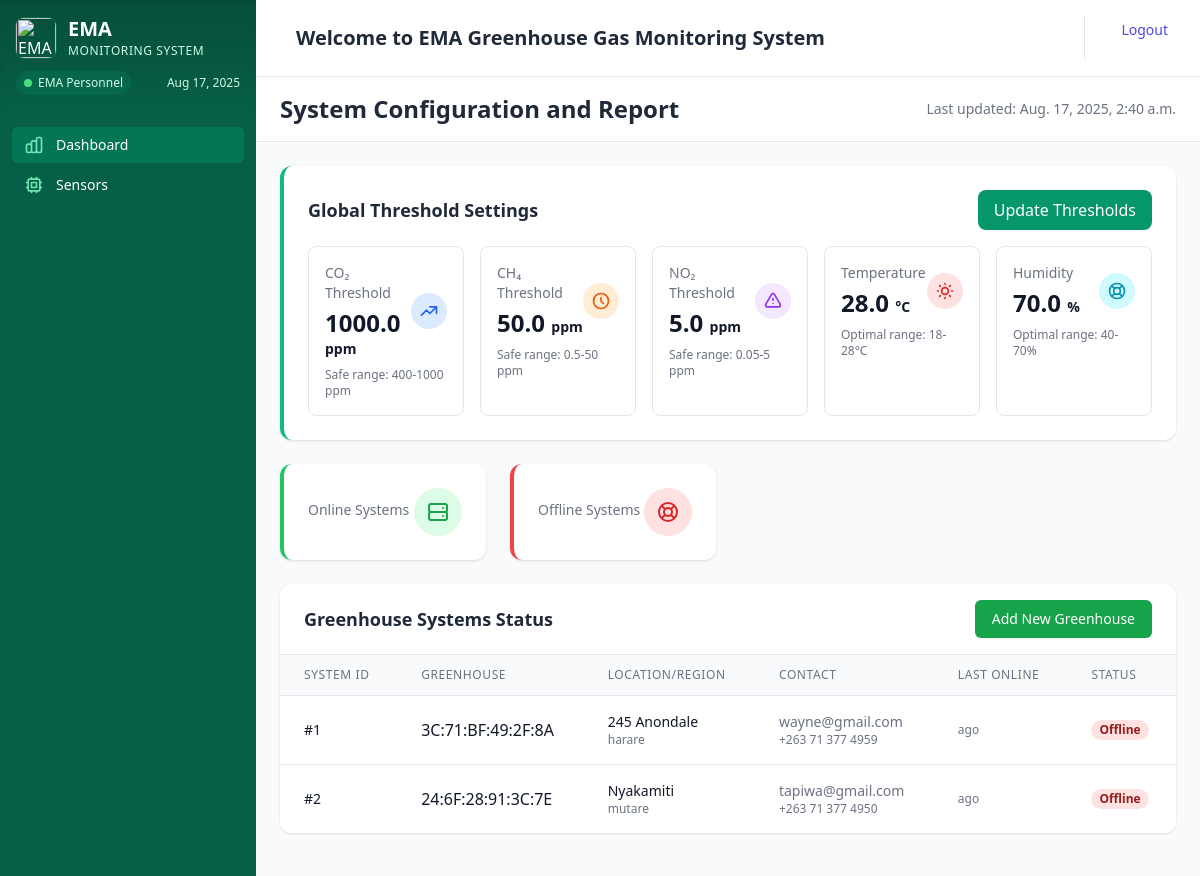
Page /system-health/ on the committed database.
### main_application/models.py (models this page shows, shortened)
class Thresholds(models.Model):
    co2_threshold = models.FloatField(
        default=1000,
        help_text="Maximum CO₂ concentration in ppm"
    )
    ch4_threshold = models.FloatField(
        default=50,
        help_text="Maximum CH₄ concentration in ppm"
    )
    no2_threshold = models.FloatField(
        default=5,
        help_text="Maximum NO₂ concentration in ppm"
    )
    temperature = models.FloatField(
        default=28,
        help_text="Maximum temperature in °C"
    )
    humidity = models.FloatField(
        default=70,
        help_text="Maximum humidity percentage"
    )
    updated_at = models.DateTimeField(auto_now=True)
    class Meta:
        verbose_name_plural = "Thresholds"

class Greenhouse(models.Model):
    region = models.CharField(max_length=50, choices=[
        ('harare', 'Harare'),
        ('bulawayo', 'Bulawayo'),
        ('mutare', 'Mutare')
    ])
    location = models.CharField(max_length=100)
    owner_name = models.CharField(max_length=100)
    owner_email = models.EmailField()
    owner_phone = models.CharField(max_length=20)
    esp32_id = models.CharField(max_length=50, unique=True)

### main_application/views.py (the view)
# urls.py: path('system-health/', views.system_health, name='system_health'),
def system_health(request):
    systems = Greenhouse.objects.all()
    thresholds= Thresholds.objects.last()
    systems_count = systems.count()
    active_systems_count = 0
    inactive_systems_count = systems_count - active_systems_count
    return render(request, 'system_health.html', {
        'systems': systems,
        'systems_count': systems_count,
        'active_systems_count': active_systems_count,
        'inactive_systems_count': inactive_systems_count,
        "thresholds":thresholds,
    })

### templates/system_health.html (shortened to what this page needs)
{% extends 'base.html' %}
{% load static %}
{% block content %}
<div class="flex h-screen bg-gray-50">
  <div class="flex-1 overflow-auto">
        <header class="flex items-center justify-between px-6 py-4 bg-white border-b">
            <h1 class="text-2xl font-bold text-gray-800">System Configuration and Report</h1>
            <span class="text-sm text-gray-500">Last updated: {% now "DATETIME_FORMAT" %}</span>
        </header>
        <main class="p-6 bg-gray-50">
            <div class="bg-white p-6 rounded-xl shadow mb-6 border-l-4 border-emerald-500">
                <div class="flex justify-between items-center mb-4">
                    <h2 class="text-lg font-semibold text-gray-800">Global Threshold Settings</h2>
                    <button class="px-4 py-2 bg-emerald-600 text-white rounded-lg hover:bg-emerald-700">
                        <a href=" http://127.0.0.1:8000/admin/main_application/thresholds/1/change/"
                        target="_blank"
                        rel="noopener noreferrer"
                        class="">
                            Update Thresholds
                        </a>
                    </button>
                </div>
                <div class="grid grid-cols-1 md:grid-cols-2 lg:grid-cols-5 gap-4">
                    <div class="border rounded-lg p-4">
                        <div class="flex items-center justify-between">
                            <div>
                                <p class="text-sm font-medium text-gray-500">CO₂ Threshold</p>
                                <p class="mt-1 text-2xl font-semibold text-gray-900">
                                    {{ thresholds.co2_threshold }} <span class="text-sm">ppm</span>
                                </p>
                            </div>
                            <div class="p-2 rounded-full bg-blue-100 text-blue-600">
                                <svg class="w-5 h-5" fill="none" stroke="currentColor" viewBox="0 0 24 24">
                                    <path stroke-linecap="round" stroke-linejoin="round" stroke-width="2" d="M13 7h8m0 0v8m0-8l-8 8-4-4-6 6"/>
                                </svg>
                            </div>
                        </div>
                        <p class="mt-2 text-xs text-gray-500">Safe range: 400-1000 ppm</p>
                    </div>
                    <div class="border rounded-lg p-4">
                        <div class="flex items-center justify-between">
                            <div>
                                <p class="text-sm font-medium text-gray-500">CH₄ Threshold</p>
                                <p class="mt-1 text-2xl font-semibold text-gray-900">
                                    {{ thresholds.ch4_threshold }} <span class="text-sm">ppm</span>
                                </p>
                            </div>
                            <div class="p-2 rounded-full bg-orange-100 text-orange-600">
                                <svg class="w-5 h-5" fill="none" stroke="currentColor" viewBox="0 0 24 24">
                                    <path stroke-linecap="round" stroke-linejoin="round" stroke-width="2" d="M12 8v4l3 3m6-3a9 9 0 11-18 0 9 9 0 0118 0z"/>
                                </svg>
                            </div>
                        </div>
                        <p class="mt-2 text-xs text-gray-500">Safe range: 0.5-50 ppm</p>
                    </div>
                    <div class="border rounded-lg p-4">
                        <div class="flex items-center justify-between">
                            <div>
                                <p class="text-sm font-medium text-gray-500">NO₂ Threshold</p>
                                <p class="mt-1 text-2xl font-semibold text-gray-900">
                                    {{ thresholds.no2_threshold }} <span class="text-sm">ppm</span>
                                </p>
                            </div>
                            <div class="p-2 rounded-full bg-purple-100 text-purple-600">
                                <svg class="w-5 h-5" fill="none" stroke="currentColor" viewBox="0 0 24 24">
                                    <path stroke-linecap="round" stroke-linejoin="round" stroke-width="2" d="M12 9v2m0 4h.01m-6.938 4h13.856c1.54 0 2.502-1.667 1.732-3L13.732 4c-.77-1.333-2.694-1.333-3.464 0L3.34 16c-.77 1.333.192 3 1.732 3z"/>
                                </svg>
                            </div>
                        </div>
                        <p class="mt-2 text-xs text-gray-500">Safe range: 0.05-5 ppm</p>
                    </div>
                    <div class="border rounded-lg p-4">
                        <div class="flex items-center justify-between">
                            <div>
                                <p class="text-sm font-medium text-gray-500">Temperature</p>
                                <p class="mt-1 text-2xl font-semibold text-gray-900">
                                    {{ thresholds.temperature }} <span class="text-sm">°C</span>
                                </p>
                            </div>
                            <div class="p-2 rounded-full bg-red-100 text-red-600">
                                <svg class="w-5 h-5" fill="none" stroke="currentColor" viewBox="0 0 24 24">
                                    <path stroke-linecap="round" stroke-linejoin="round" stroke-width="2" d="M12 3v1m0 16v1m9-9h-1M4 12H3m15.364 6.364l-.707-.707M6.343 6.343l-.707-.707m12.728 0l-.707.707M6.343 17.657l-.707.707M16 12a4 4 0 11-8 0 4 4 0 018 0z"/>
                                </svg>
                            </div>
                        </div>
                        <p class="mt-2 text-xs text-gray-500">Optimal range: 18-28°C</p>
                    </div>
                    <div class="border rounded-lg p-4">
                        <div class="flex items-center justify-between">
                            <div>
                                <p class="text-sm font-medium text-gray-500">Humidity</p>
                                <p class="mt-1 text-2xl font-semibold text-gray-900">
                                    {{ thresholds.humidity }} <span class="text-sm">%</span>
                                </p>
                            </div>
                            <div class="p-2 rounded-full bg-cyan-100 text-cyan-600">
                                <svg class="w-5 h-5" fill="none" stroke="currentColor" viewBox="0 0 24 24">
                                    <path stroke-linecap="round" stroke-linejoin="round" stroke-width="2" d="M18.364 5.636l-3.536 3.536m0 5.656l3.536 3.536M9.172 9.172L5.636 5.636m3.536 9.192l-3.536 3.536M21 12a9 9 0 11-18 0 9 9 0 0118 0zm-5 0a4 4 0 11-8 0 4 4 0 018 0z"/>
                                </svg>
                            </div>
                        </div>
                        <p class="mt-2 text-xs text-gray-500">Optimal range: 40-70%</p>
                    </div>
                </div>
            </div>
<div class="grid grid-cols-1 md:grid-cols-4 gap-6 mb-6">
    <div class="bg-white p-6 rounded-xl shadow border-l-4 border-green-500">
        <div class="flex items-center justify-between">
            <div>
                <p class="text-sm font-medium text-gray-500">Online Systems</p>
            </div>
            <div class="p-3 rounded-full bg-green-100 text-green-600">
                <svg class="w-6 h-6" fill="none" stroke="currentColor" viewBox="0 0 24 24">
                    <path stroke-linecap="round" stroke-linejoin="round" stroke-width="2" d="M5 12h14M5 12a2 2 0 01-2-2V6a2 2 0 012-2h14a2 2 0 012 2v4a2 2 0 01-2 2M5 12a2 2 0 00-2 2v4a2 2 0 002 2h14a2 2 0 002-2v-4a2 2 0 00-2-2m-2-4h.01M17 16h.01"/>
                </svg>
            </div>
        </div>
    </div>
    <div class="bg-white p-6 rounded-xl shadow border-l-4 border-red-500">
        <div class="flex items-center justify-between">
            <div>
                <p class="text-sm font-medium text-gray-500">Offline Systems</p>
            </div>
            <div class="p-3 rounded-full bg-red-100 text-red-600">
                <svg class="w-6 h-6" fill="none" stroke="currentColor" viewBox="0 0 24 24">
                    <path stroke-linecap="round" stroke-linejoin="round" stroke-width="2" d="M18.364 5.636l-3.536 3.536m0 5.656l3.536 3.536M9.172 9.172L5.636 5.636m3.536 9.192l-3.536 3.536M21 12a9 9 0 11-18 0 9 9 0 0118 0zm-5 0a4 4 0 11-8 0 4 4 0 018 0z"/>
                </svg>
            </div>
        </div>
    </div>
</div>
<div class="bg-white rounded-xl shadow overflow-hidden mb-6">
    <div class="px-6 py-4 border-b border-gray-200 flex justify-between items-center">
        <h2 class="text-lg font-semibold text-gray-800">Greenhouse Systems Status</h2>
        <a href="http://127.0.0.1:8000/admin/main_application/greenhouse/add/"
        target="_blank"
         rel="noopener noreferrer"
           class="inline-flex items-center px-4 py-2 border border-transparent text-sm font-medium rounded-md shadow-sm text-white bg-green-600 hover:bg-green-700 focus:outline-none focus:ring-2 focus:ring-offset-2 focus:ring-green-500">
            Add New Greenhouse
        </a>
    </div>
    <div class="overflow-x-auto">
        <table class="min-w-full divide-y divide-gray-200">
            <thead class="bg-gray-50">
                <tr>
                    <th scope="col" class="px-6 py-3 text-left text-xs font-medium text-gray-500 uppercase tracking-wider">System ID</th>
                    <th scope="col" class="px-6 py-3 text-left text-xs font-medium text-gray-500 uppercase tracking-wider">Greenhouse</th>
                    <th scope="col" class="px-6 py-3 text-left text-xs font-medium text-gray-500 uppercase tracking-wider">Location/Region</th>
                    <th scope="col" class="px-6 py-3 text-left text-xs font-medium text-gray-500 uppercase tracking-wider">Contact</th>
                    <th scope="col" class="px-6 py-3 text-left text-xs font-medium text-gray-500 uppercase tracking-wider">Last Online</th>
                    <th scope="col" class="px-6 py-3 text-left text-xs font-medium text-gray-500 uppercase tracking-wider">Status</th>
                </tr>
            </thead>
            <tbody class="bg-white divide-y divide-gray-200">
                {% for system in systems %}
                <tr>
                    <td class="px-6 py-4 whitespace-nowrap text-sm font-medium text-gray-900">
                        #{{ system.id }}
                    </td>
                    <td class="px-6 py-4 whitespace-nowrap">
                        <div class="font-medium text-gray-900">{{ system.esp32_id }}</div>
                    </td>
                    <td class="px-6 py-4 whitespace-nowrap">
                        <div class="text-sm text-gray-900">{{ system.location }}</div>
                        <div class="text-xs text-gray-500">{{ system.region }}</div>
                    </td>
                    <td class="px-6 py-4 whitespace-nowrap text-sm text-gray-500">
                        {{ system.owner_email }}<br>
                        <span class="text-xs">{{ system.owner_phone }}</span>
                    </td>
                    <td class="px-6 py-4 whitespace-nowrap">
                        <div class="text-xs text-gray-500">{{ system.last_online|timesince }} ago</div>
                    </td>
                    <td class="px-6 py-4 whitespace-nowrap">
                        {% if system.is_online %}
                        <span class="px-2 inline-flex text-xs leading-5 font-semibold rounded-full bg-green-100 text-green-800">
                            Online
                        </span>
                        {% else %}
                        <span class="px-2 inline-flex text-xs leading-5 font-semibold rounded-full bg-red-100 text-red-800">
                            Offline
                        </span>
                        {% endif %}
                    </td>
                </tr>
                {% endfor %}
            </tbody>
        </table>
    </div>
</div>
 <br> <br> <br>
        </main>
    </div>
</div>
{% endblock %}

### rows in the picture
Thresholds: co2_threshold "1000.0", ch4_threshold "50.0", no2_threshold "5.0", temperature "28.0", humidity "70.0"
Greenhouse: id "1", esp32_id "3C:71:BF:49:2F:8A", location "245 Anondale", region "harare", owner_email "wayne@gmail.com", owner_phone "+263 71 377 4959"
Greenhouse: id "2", esp32_id "24:6F:28:91:3C:7E", location "Nyakamiti", region "mutare", owner_email "tapiwa@gmail.com", owner_phone "+263 71 377 4950"
